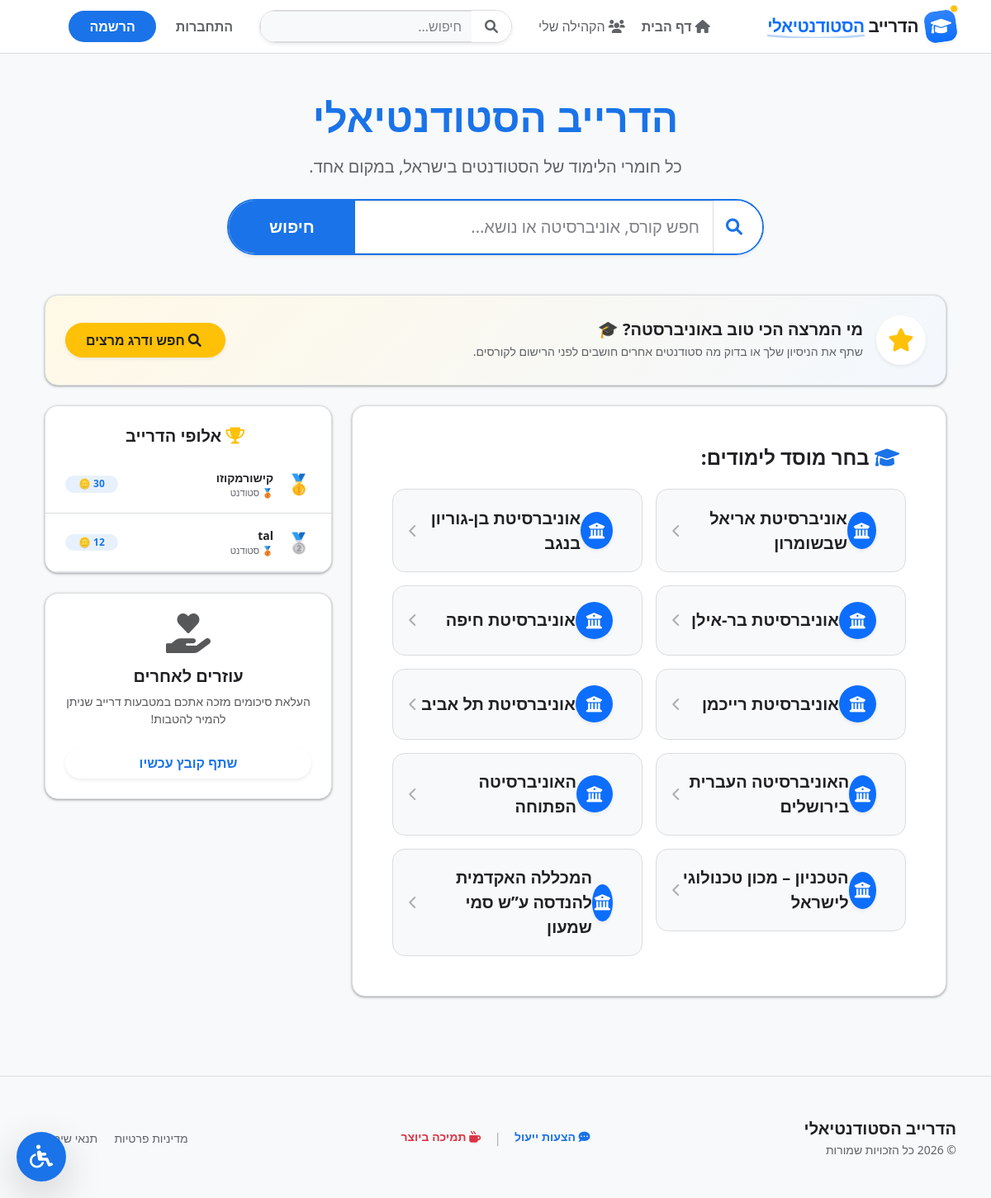
The page / on the database its author committed.
### core/models.py (models this page shows, shortened)
class University(models.Model):
    name = models.CharField(max_length=100, verbose_name="שם המוסד")
    logo = models.ImageField(upload_to='university_logos/', null=True, blank=True, verbose_name="לוגו המוסד")
    brand_color = models.CharField(max_length=7, default='#0d6efd', verbose_name="צבע מותג")

class UserProfile(models.Model):
    user = models.OneToOneField(User, on_delete=models.CASCADE, related_name='profile')
    university = models.ForeignKey(University, on_delete=models.SET_NULL, null=True, blank=True)
    major = models.ForeignKey(Major, on_delete=models.SET_NULL, null=True, blank=True)
    YEAR_CHOICES = [(1, 'שנה א\''), (2, 'שנה ב\''), (3, 'שנה ג\''), (4, 'שנה ד\''), (5, 'שנה ה\' / תואר שני')]
    year = models.IntegerField(choices=YEAR_CHOICES, null=True, blank=True, verbose_name="שנת לימוד")
    bio = models.TextField(max_length=500, blank=True, verbose_name="קצת עלי (Bio)")
    profile_picture = models.ImageField(upload_to='profile_pics/', null=True, blank=True)
    phone_number = models.CharField(max_length=15, blank=True, null=True, verbose_name="מספר טלפון")
    drive_coins = models.PositiveIntegerField(default=0)
    THEME_CHOICES = [('light', 'יום (בהיר)'), ('dark', 'לילה (כהה)'), ('auto', 'אוטומטי')]
    LANGUAGE_CHOICES = [('he', 'עברית'), ('en', 'English')]
    VISIBILITY_CHOICES = [
        ('public', 'כולם יכולים לראות את הפרופיל שלי'),
        ('users_only', 'רק משתמשים מחוברים יכולים לראות'),
        ('private', 'אף אחד (פרופיל פרטי)')
    ]
    theme_preference = models.CharField(max_length=10, choices=THEME_CHOICES, default='auto', verbose_name="ערכת נושא")
    language_preference = models.CharField(max_length=10, choices=LANGUAGE_CHOICES, default='he', verbose_name="שפה")
    profile_visibility = models.CharField(max_length=20, choices=VISIBILITY_CHOICES, default='public',
                                          verbose_name="מי יכול לראות את הפרופיל שלי")
    show_coins_publicly = models.BooleanField(default=True)
    default_anonymous_upload = models.BooleanField(default=False, verbose_name="העלה קבצים באופן אנונימי כברירת מחדל")
    referral_code = models.CharField(max_length=12, unique=True, blank=True, null=True)
    referred_by = models.ForeignKey(User, on_delete=models.SET_NULL, null=True, blank=True, related_name='referrals')
    @property
    def rank_name(self):
        if self.drive_coins >= 500:
            return "🏆 אגדת סיכומים"
        elif self.drive_coins >= 200:
            return "🥇 מתרגל בכיר"
        return "🥉 סטודנט"

### core/views.py (the view, shortened to what this page needs)
# urls.py: path('', views.home, name='home'),
def home(request):
    ref_code = request.GET.get('ref')
    if ref_code:
        request.session['referral_code'] = ref_code
    if request.user.is_authenticated:
        profile = request.user.profile
        if not (profile.university and profile.major and profile.year):
            return redirect('complete_profile')
    search_query = request.GET.get('search')
    uni_id = request.GET.get('university')
    major_id = request.GET.get('major')
    year_id = request.GET.get('year')
    browse_all = request.GET.get('browse')
    if request.user.is_authenticated and not any([search_query, uni_id, major_id, year_id, browse_all]):
        profile = request.user.profile
        if profile.university and profile.major and profile.year:
            uni_id = profile.university.id
            major_id = profile.major.id
            year_id = profile.year
    year_names = {1: "שנה א'", 2: "שנה ב'", 3: "שנה ג'", 4: "שנה ד'", 5: "תואר שני"}
    top_users = UserProfile.objects.filter(
        drive_coins__gt=0,
        show_coins_publicly=True
    ).order_by('-drive_coins')[:5]
    context = {
        'search_query': search_query,
        'top_users': top_users,
        'courses': Course.objects.all()
    }
    if uni_id:
        context['selected_uni'] = get_object_or_404(University, id=uni_id)
    if major_id:
        context['selected_major'] = get_object_or_404(Major, id=major_id)
    if year_id:
        try:
            context['selected_year_name'] = year_names[int(year_id)]
        except (ValueError, KeyError):
            context['selected_year_name'] = ""
    if search_query:
        context['courses'] = Course.objects.filter(name__icontains=search_query)
        context['step'] = 'show_courses'
        return render(request, 'core/home.html', context)
    if not uni_id:
        context['universities'] = University.objects.all()
        context['step'] = 'select_uni'
    elif uni_id and not major_id:
        context['majors'] = Major.objects.filter(university_id=uni_id)
        context['step'] = 'select_major'
        context['uni_id'] = uni_id
    elif major_id and not year_id:
        context['years'] = year_names
        context['step'] = 'select_year'
        context['major_id'] = major_id
        context['uni_id'] = uni_id
    return render(request, 'core/home.html', context)

### core/context_processors.py (called while the page is built)
def pending_reports_count(request):
    if request.user.is_authenticated and request.user.is_staff:
        count = Report.objects.filter(is_resolved=False).count()
        return {'pending_reports_count': count}
    return {'pending_reports_count': 0}

### core/templates/core/home.html (shortened to what this page needs)
{% extends "core/base.html" %}
{% block content %}
<div class="container mt-4 mb-5" dir="rtl">
    <div class="row justify-content-center mb-5 animate__animated animate__fadeIn">
        <div class="col-md-9 text-center">
            {% if user.is_authenticated %}
                <h2 class="fw-bold mb-1" style="color: var(--gd-text);">היי {{ user.username }}, איזה קורס מחפשים היום?</h2>
                <p class="mb-4 small" style="color: var(--gd-text-muted);">
                    <i class="fas fa-university ms-1"></i> {{ user.profile.university.name }} | {{ user.profile.major.name }}
                </p>
            {% else %}
                <h1 class="display-5 fw-bold mb-3" style="color: var(--gd-primary);">הדרייב הסטודנטיאלי</h1>
                <p class="fs-5 mb-4" style="color: var(--gd-text-muted);">כל חומרי הלימוד של הסטודנטים בישראל, במקום אחד.</p>
            {% endif %}
            <div class="search-wrapper position-relative mx-auto" style="max-width: 650px;">
                <form method="GET" action="{% url 'home' %}" class="input-group input-group-lg shadow-sm rounded-pill overflow-hidden" style="border: 2px solid var(--gd-primary);">
                    <span class="input-group-text border-0 ps-4" style="background-color: var(--gd-card);">
                        <i class="fas fa-search" style="color: var(--gd-primary);"></i>
                    </span>
                    <input type="text" name="search" id="search-input" class="form-control border-0 py-3 fs-5"
                           placeholder="חפש קורס, אוניברסיטה או נושא..." value="{{ search_query|default:'' }}" autocomplete="off"
                           style="background-color: var(--gd-card) !important; color: var(--gd-text) !important;">
                    <button type="submit" class="btn px-5 fw-bold" style="background-color: var(--gd-primary); color: #fff;">חיפוש</button>
                </form>
            </div>
        </div>
    </div>
    <div class="card border-0 shadow-sm rounded-4 mb-4 animate__animated animate__fadeIn" style="background: linear-gradient(135deg, rgba(255, 193, 7, 0.1), rgba(26, 115, 232, 0.05)); border: 1px solid var(--gd-border) !important;">
    <div class="card-body p-4 d-flex flex-column flex-md-row align-items-center justify-content-between gap-3 text-center text-md-start">
        <div class="d-flex flex-column flex-md-row align-items-center gap-3">
            <div class="rounded-circle bg-white shadow-sm d-flex align-items-center justify-content-center flex-shrink-0" style="width: 60px; height: 60px;">
                <i class="fas fa-star text-warning fs-3"></i>
            </div>
            <div>
                <h5 class="fw-bold mb-1" style="color: var(--gd-text);">מי המרצה הכי טוב באוניברסטה? 🎓</h5>
                <p class="text-muted mb-0 small">שתף את הניסיון שלך או בדוק מה סטודנטים אחרים חושבים לפני הרישום לקורסים.</p>
            </div>
        </div>
        <a href="{% url 'lecturers_index' %}" class="btn btn-warning rounded-pill fw-bold px-4 py-2 shadow-sm text-dark flex-shrink-0" style="transition: transform 0.2s;">
            <i class="fas fa-search ms-1"></i> חפש ודרג מרצים
        </a>
    </div>
</div>
    <div class="row g-4">
        <div class="col-lg-8 order-2 order-lg-1">
            <div class="card shadow-sm border-0 rounded-4 p-4 p-md-5" style="min-height: 500px;">
                {% if step == 'select_uni' %}
                    <h4 class="fw-bold mb-4" style="color: var(--gd-text);"><i class="fas fa-graduation-cap ms-2" style="color: var(--gd-primary);"></i> בחר מוסד לימודים:</h4>
                    <div class="row g-3">
                        {% for uni in universities %}
                        <div class="col-md-6">
                            <a href="?university={{ uni.id }}" class="nav-item-card uni-card" style="--brand-color: {{ uni.brand_color|default:'var(--gd-primary)' }};">
                                {% if uni.logo %}
                                    <img src="{{ uni.logo.url }}" alt="{{ uni.name }}" class="uni-logo shadow-sm ms-3">
                                {% else %}
                                    <div class="icon-circle text-white shadow-sm ms-3" style="background-color: var(--brand-color);"><i class="fas fa-university"></i></div>
                                {% endif %}
                                <span class="fw-bold fs-5" style="color: var(--gd-text);">{{ uni.name }}</span>
                                <i class="fas fa-chevron-left ms-auto opacity-50" style="color: var(--gd-text-muted);"></i>
                            </a>
                        </div>
                        {% endfor %}
                    </div>
                {% endif %}
            </div>
        </div>
        <div class="col-lg-4 order-1 order-lg-2">
            <div class="card border-0 shadow-sm rounded-4 mb-4 overflow-hidden">
                <div class="card-header border-0 pt-4 text-center" style="background-color: var(--gd-card);">
                    <h5 class="fw-bold mb-1" style="color: var(--gd-text);"><i class="fas fa-trophy text-warning ms-2"></i> אלופי הדרייב</h5>
                </div>
                <div class="card-body p-0">
                    <div class="list-group list-group-flush">
                        {% for profile in top_users %}
                        <div class="list-group-item d-flex justify-content-between align-items-center py-3 border-0 border-bottom px-4" style="background-color: transparent; border-color: var(--gd-border) !important;">
                            <div class="d-flex align-items-center gap-3">
                                <span class="fs-4">{% if forloop.counter == 1 %}🥇{% elif forloop.counter == 2 %}🥈{% elif forloop.counter == 3 %}🥉{% else %}{{ forloop.counter }}{% endif %}</span>
                                <div>
                                    <div class="fw-bold small" style="color: var(--gd-text);">{{ profile.user.username }}</div>
                                    <div style="font-size: 0.7rem; color: var(--gd-text-muted);">{{ profile.rank_name }}</div>
                                </div>
                            </div>
                            <span class="badge rounded-pill px-3" style="background-color: rgba(26, 115, 232, 0.1); color: var(--gd-primary);">{{ profile.drive_coins }} 🪙</span>
                        </div>
                        {% endfor %}
                    </div>
                </div>
            </div>
            <div class="card border-0 text-white rounded-4 p-4 shadow-sm text-center" style="background-color: var(--gd-primary);">
                <i class="fas fa-hand-holding-heart fa-3x mb-3 opacity-75"></i>
                <h5 class="fw-bold mb-2">עוזרים לאחרים</h5>
                <p class="small opacity-75 mb-4">העלאת סיכומים מזכה אתכם במטבעות דרייב שניתן להמיר להטבות!</p>
                <a href="{% url 'home' %}?browse=true" class="btn rounded-pill fw-bold px-4 shadow-sm hover-up" style="background-color: var(--gd-card); color: var(--gd-primary);">שתף קובץ עכשיו</a>
            </div>
        </div>
    </div>
</div>
{% endblock %}

### core/templates/core/base.html (style rules this page uses)
:root, [data-theme='light'] { --gd-bg: #f8f9fa; --gd-card: #ffffff; --gd-text: #202124; --gd-text-muted: #5f6368; --gd-border: #dadce0; --gd-primary: #1a73e8; --gd-hover: #f1f3f4; --gd-shadow: 0 1px 2px 0 rgba(60,64,67,0.3), 0 1px 3px 1px rgba(60,64,67,0.15); }
body { background-color: var(--gd-bg) !important; color: var(--gd-text) !important; font-family: 'Segoe UI', Roboto, Helvetica, Arial, sans-serif; min-height: 100vh; display: flex; flex-direction: column; }
.text-dark, a.text-dark { color: var(--gd-text) !important; }
.text-muted { color: var(--gd-text-muted) !important; }
.bg-light, .bg-white { background-color: var(--gd-card) !important; }
.border, .border-bottom { border-color: var(--gd-border) !important; }
.card, .modal-content { background-color: var(--gd-card) !important; border: 1px solid var(--gd-border) !important; box-shadow: var(--gd-shadow) !important; color: var(--gd-text) !important; }
input, select, textarea, .form-control, .form-select { background-color: var(--gd-bg) !important; color: var(--gd-text) !important; border: 1px solid var(--gd-border) !important; }
.list-group-item { background-color: var(--gd-card) !important; border-color: var(--gd-border) !important; color: var(--gd-text) !important; }
input::placeholder, select::placeholder, textarea::placeholder, .form-control::placeholder { color: var(--gd-text-muted) !important; opacity: 0.8 !important; }
input, .form-control { color: var(--gd-text) !important; }

### core/templates/core/home.html (style rules this page uses)
.nav-item-card { display: flex; align-items: center; padding: 1.2rem; background: var(--gd-bg); border-radius: 15px; text-decoration: none; border: 1px solid var(--gd-border); transition: 0.3s; }
.icon-circle { width: 45px; height: 45px; border-radius: 50%; display: flex; align-items: center; justify-content: center; font-size: 1.2rem; }
.hover-up { transition: 0.2s; display: inline-block; }

### rows shown on the page
University: name "אוניברסיטת אריאל שבשומרון"
University: name "אוניברסיטת בן-גוריון בנגב"
University: name "אוניברסיטת בר-אילן"
University: name "אוניברסיטת חיפה"
University: name "אוניברסיטת רייכמן"
University: name "אוניברסיטת תל אביב"
University: name "האוניברסיטה העברית בירושלים"
University: name "האוניברסיטה הפתוחה"
University: name "הטכניון – מכון טכנולוגי לישראל"
University: name "המכללה האקדמית להנדסה ע”ש סמי שמעון"
UserProfile: user.username "קישורמקוזו", rank_name "🥉 סטודנט", drive_coins "30"
UserProfile: user.username "tal", rank_name "🥉 סטודנט"
